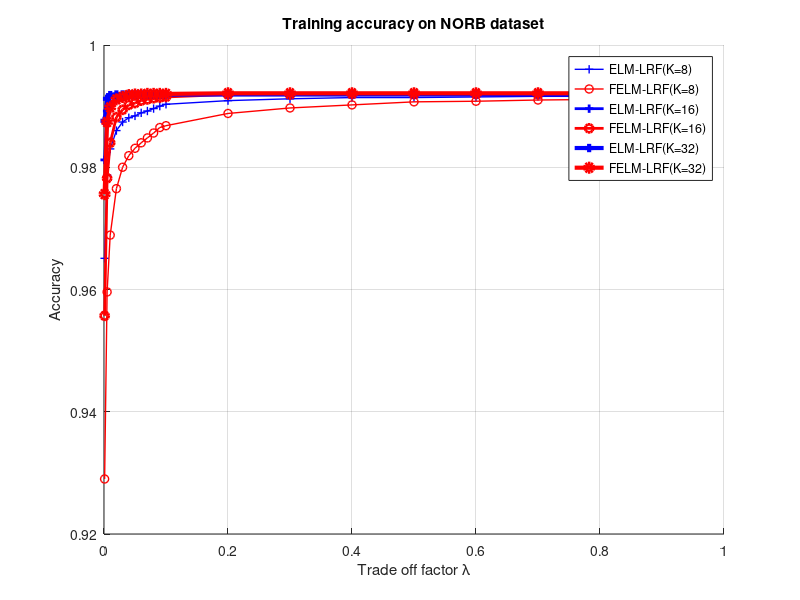
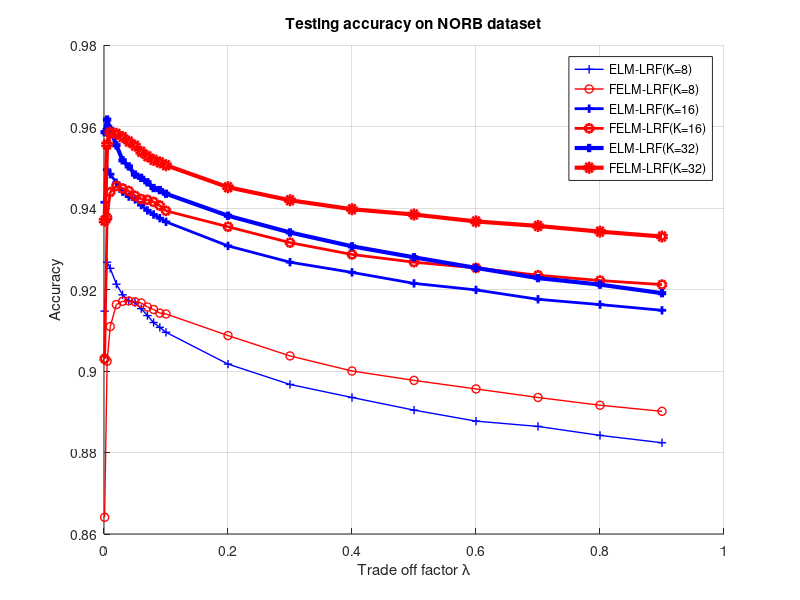
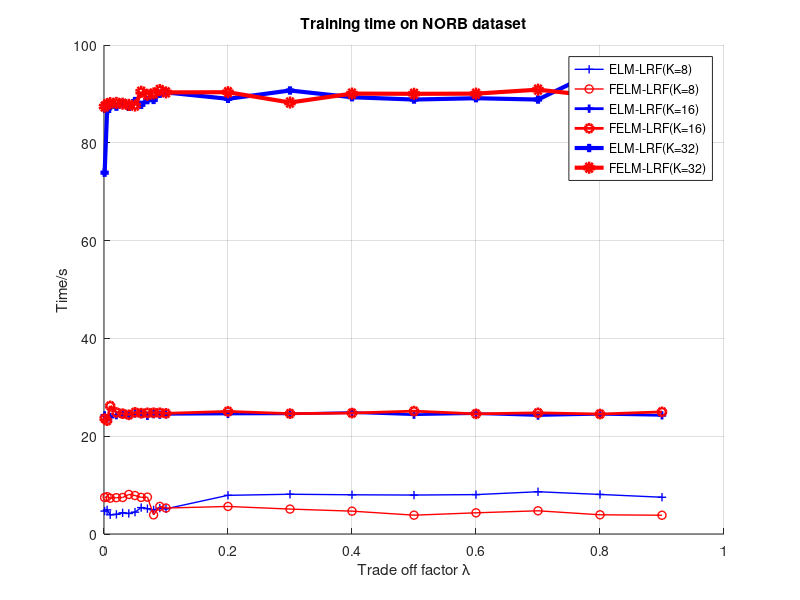

Write MATLAB code to recreate these figures, in order.
clear all; clc

TestAcc{1} = [0.9147    0.9267    0.9252    0.9213    0.9187    0.9172    0.9168    0.9153    0.9136    0.9119    0.9107    0.9095    0.9017    0.8967    0.8935    0.8904    0.8877    0.8864    0.8842    0.8824];
TestAccFuzzy{1} = [0.8641    0.9024    0.9109    0.9163    0.9171    0.9172    0.9170    0.9167    0.9157    0.9151    0.9142    0.9140    0.9087    0.9037    0.9000    0.8977    0.8956    0.8935    0.8916    0.8901];
TrainAcc{1} = [0.9651    0.9787    0.9830    0.9860    0.9874    0.9881    0.9884    0.9889    0.9892    0.9896    0.9900    0.9903    0.9909    0.9912    0.9914    0.9914    0.9915    0.9916    0.9916    0.9917];
TrainAccFuzzy{1} = [0.9290    0.9596    0.9689    0.9765    0.9800    0.9819    0.9831    0.9840    0.9848    0.9856    0.9865    0.9868    0.9888    0.9897    0.9902    0.9907    0.9908    0.9910    0.9911    0.9913];
TrainTime{1} = [4.6897    4.9396    3.9256    4.0166    4.3257    4.2010    4.4701    5.4002    5.1863    4.9282    5.2918    5.1468    7.9091    8.1287    8.0200    7.9661    8.0556    8.6420    8.0911    7.5164];
TrainTimeFuzzy{1} = [7.4682    7.6341    7.3262    7.4296    7.4646    8.0865    7.8695    7.4908    7.5365    3.9156    5.6425    5.3081    5.6347    5.0979    4.6734    3.8510    4.3321    4.7459    3.9291    3.8374];



TestAcc{2} = [0.9414    0.9494    0.9483    0.9462    0.9440    0.9428    0.9421    0.9407    0.9394    0.9384    0.9375    0.9366    0.9307    0.9267    0.9242    0.9215    0.9199    0.9176    0.9163    0.9149];
TestAccFuzzy{2} = [0.9030    0.9376    0.9439    0.9454    0.9448    0.9442    0.9430    0.9422    0.9420    0.9415    0.9406    0.9393    0.9354    0.9315    0.9286    0.9267    0.9253    0.9235    0.9222    0.9212];
TrainAcc{2} = [0.9812    0.9892    0.9903    0.9911    0.9915    0.9917    0.9917    0.9918    0.9919    0.9919    0.9919    0.9919    0.9919    0.9919    0.9919    0.9919    0.9919    0.9919    0.9919    0.9919];
TrainAccFuzzy{2} = [0.9557    0.9782    0.9840    0.9882    0.9894    0.9902    0.9905    0.9909    0.9911    0.9913    0.9914    0.9915    0.9919    0.9919    0.9920    0.9920    0.9920    0.9920    0.9921    0.9921];
TrainTime{2} = [24.2531   23.6884   23.9089   24.3059   24.5300   24.3117   24.6550   24.5363   24.1820   24.5182   24.3998   24.4798   24.5484   24.5741   24.8331   24.4017   24.6241   24.2294   24.4887   24.2665];
TrainTimeFuzzy{2} = [23.5986   23.1755   26.1881   24.8537   24.6064   24.3739   24.8712   24.7082   24.7738   24.7919   24.7900   24.6751   25.0667   24.6165   24.7329   25.1274   24.5686   24.7782   24.5333   24.9732];



TestAcc{3} = [0.9586    0.9617    0.9594    0.9554    0.9517    0.9502    0.9482    0.9474    0.9463    0.9449    0.9444    0.9435    0.9381    0.9340    0.9306    0.9279    0.9253    0.9228    0.9212    0.9191];
TestAccFuzzy{3} = [0.9369    0.9556    0.9585    0.9582    0.9574    0.9563    0.9553    0.9538    0.9527    0.9518    0.9512    0.9505    0.9451    0.9419    0.9397    0.9384    0.9367    0.9356    0.9342    0.9330];

TrainAcc{3} = [0.9876    0.9912    0.9918    0.9919    0.9919    0.9919    0.9919    0.9919    0.9919    0.9919    0.9919    0.9919    0.9919    0.9919    0.9919    0.9919    0.9919    0.9919    0.9919    0.9919];
TrainAccFuzzy{3} = [0.9756    0.9874    0.9898    0.9911    0.9915    0.9918    0.9919    0.9919    0.9920    0.9920    0.9920    0.9920    0.9921    0.9921    0.9921    0.9921    0.9921    0.9921    0.9921    0.9921];

TrainTime{3} = [73.8873   86.5230   87.5168   87.3870   88.0361   87.3571   88.5385   87.7708   88.7250   88.7649   90.0390   90.3029   88.9967   90.6943   89.3217   88.8439   89.1183   88.8456   94.9828   92.2968];
TrainTimeFuzzy{3} = [87.3981   87.9061   88.1119   88.1587   88.0015   87.7535   87.6272   90.4462   89.8263   90.0875   90.7965   90.3097   90.3430   88.2390   90.0638   90.0191   90.0511   90.8682   89.4687   89.0161];

Cs = [0.0010    0.0050    0.0100    0.0200    0.0300    0.0400    0.0500    0.0600    0.0700    0.0800    0.0900 0.1000    0.2000    0.3000    0.4000    0.5000    0.6000    0.7000    0.8000    0.9000
];

Nmaps = [8 16 32];

NN = length(Nmaps);
legendstr = cell(1, NN*2);
for k = 1:NN
    legendstr{2*k-1} = ['ELM-LRF(K=', num2str(Nmaps(k)), ')'];
    legendstr{2*k} = ['FELM-LRF(K=', num2str(Nmaps(k)), ')'];
end

figure(1)
grid on
hold on
for k = 1:NN
    plot(Cs, TrainAcc{k}, '-b+', 'LineWidth', k);
    plot(Cs, TrainAccFuzzy{k}, '-ro', 'LineWidth', k);
end
legend(legendstr);
xlabel('Trade off factor \lambda');
ylabel('Accuracy');
title('Training accuracy on NORB dataset')

figure(2)
grid on
hold on
for k = 1:NN
    plot(Cs, TestAcc{k}, '-b+', 'LineWidth', k);
    plot(Cs, TestAccFuzzy{k}, '-ro', 'LineWidth', k);
end
legend(legendstr);
xlabel('Trade off factor \lambda');
ylabel('Accuracy');
title('Testing accuracy on NORB dataset')

figure(3)
grid on
hold on
for k = 1:NN
    plot(Cs, TrainTime{k}, '-b+', 'LineWidth', k);
    plot(Cs, TrainTimeFuzzy{k}, '-ro', 'LineWidth', k);
end
legend(legendstr);
xlabel('Trade off factor \lambda');
ylabel('Time/s');
title('Training time on NORB dataset')

